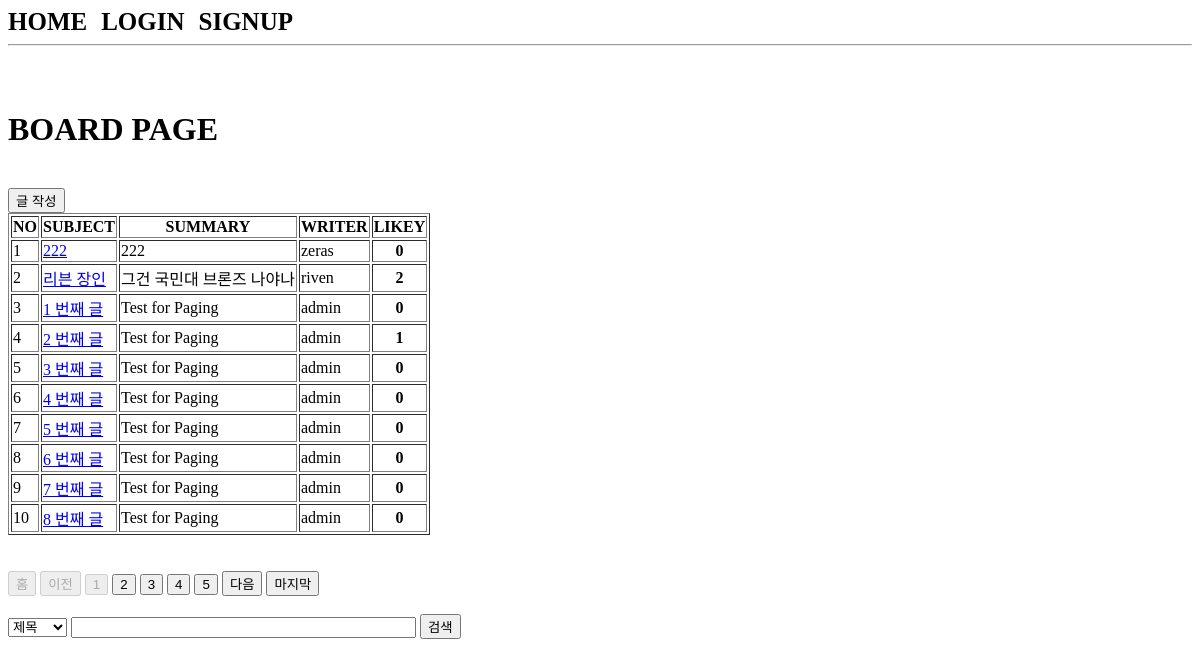
The app's page /board/index/ with its own data.
### board/models.py (models this page shows, shortened)
class Board(models.Model):
    subject = models.CharField(max_length=100)
    writer = models.ForeignKey(User, on_delete=models.CASCADE, related_name='writer')
    content = models.TextField()
    likey = models.ManyToManyField(User, blank=True, related_name='likey')
    pubdate = models.DateTimeField()
    def summary(self):
        if len(self.content) > 50:
            return f"{self.content[:50]} ..."
        return self.content

### acc/models.py (models this page shows, shortened)
class User(AbstractUser):
    pic = models.ImageField(upload_to="user/%y/%m")
    comment = models.TextField()
    age = models.IntegerField(default=1)

### board/views.py (the view)
# urls.py: path('index/', views.index, name="index"),
def index(req):
    pg = req.GET.get("page", 1)   # get 인자에 page가 없으면 1, 있으면 page값을 전송하겠다! - get 인자는 url로 정보를 전송하겠다!
    cate = req.GET.get("cate", "")
    kw = req.GET.get("kw","")
    if kw:
        if cate == "sub":
            b = Board.objects.filter(subject__startswith=kw)
        elif cate == "wri":
            try:
                from acc.models import User
                u = User.objects.get(username=kw)
                b = Board.objects.filter(writer=u)
            except:
                b = Board.objects.none()
        elif cate == "con":
            b = Board.objects.filter(content__contains=kw)
        else:
            b = Board.objects.all()
    else:
        b = Board.objects.all()
    pag = Paginator(b,10)
    obj = pag.get_page(pg)  # n 페이지를 보고 싶으면 숫자를 넣는다!
    context = {
        "bset": obj,
        "cate" : cate,
        "kw" : kw
    }
    return render(req, 'board/index.html', context)

### templates/board/index.html (shortened to what this page needs)
{% extends 'base.html' %}
{% block con %}
{% load mathfilters %}
    <h1>BOARD PAGE</h1>
    <a href="{% url 'board:create' %}"><button>글 작성</button></a>
    <table border="1">
        <tr>
            <th>NO</th>
            <th>SUBJECT</th>
            <th>SUMMARY</th>
            <th>WRITER</th>
            <th>LIKEY</th>
        </tr>
        {% if bset %}
            {% for i in bset %}
                <tr>
                    <td>{{ bset.start_index|add:forloop.counter0 }}</td>
                    <td><a href="{% url 'board:detail' i.id %}">{{ i.subject }}</a></td>
                    <td>{{ i.summary }}</td>
                    <td>{{ i.writer }}</td>
                    <th>{{ i.likey.count }}</th>
                </tr>
            {% endfor %}
        {% endif %}
    </table>
    {% if bset.has_previous %}
        <a href="{% url 'board:index' %}?page=1&cate={{cate}}&kw={{kw}}"><button>홈</button></a>
        <a href="{% url 'board:index' %}?page={{ bset.previous_page_number }}&cate={{cate}}&kw={{kw}}"><button>이전</button></a>
    {% else %}
        <button disabled>홈</button>
        <button disabled>이전</button>
    {% endif %}
    {% for i in bset.paginator.page_range %}
        {% if i >= bset.number|sub:5 and bset.number|add:4 >= i %}
            <a href="{% url 'board:index' %}?page={{i}}&cate={{cate}}&kw={{kw}}"><button {% if bset.number == i %} disabled {% endif %}>{{i}}</button></a>
        {% endif %}
    {% endfor %}
    {% if bset.has_next %}
        <a href="{% url 'board:index' %}?page={{ bset.next_page_number }}&cate={{cate}}&kw={{kw}}"><button>다음</button></a>
        <a href="{% url 'board:index' %}?page={{ bset.paginator.num_pages }}&cate={{cate}}&kw={{kw}}"><button>마지막</button></a>
    {% else %}
        <button disabled>다음</button>
        <button disabled>마지막</button>
    {% endif %}
    <form>
        <select name="cate">
            <option value="sub" {% if cate == "sub" %} selected {% endif %}>제목</option>
        </select>
        <input type="text" value="{{ kw }}" size="40" name="kw">
        <button>검색</button>
    </form>
{% endblock %}

### records on screen
Board: start_index|add "1", subject "222", summary "222", writer "zeras", likey.count "0"
Board: start_index|add "2", subject "리븐 장인", summary "그건 국민대 브론즈 나야나", writer "riven", likey.count "2"
Board: start_index|add "3", subject "1 번째 글", summary "Test for Paging", writer "admin", likey.count "0"
Board: start_index|add "4", subject "2 번째 글", summary "Test for Paging", writer "admin", likey.count "1"
Board: start_index|add "5", subject "3 번째 글", summary "Test for Paging", writer "admin", likey.count "0"
Board: start_index|add "6", subject "4 번째 글", summary "Test for Paging", writer "admin", likey.count "0"
Board: start_index|add "7", subject "5 번째 글", summary "Test for Paging", writer "admin", likey.count "0"
Board: start_index|add "8", subject "6 번째 글", summary "Test for Paging", writer "admin", likey.count "0"
Board: start_index|add "9", subject "7 번째 글", summary "Test for Paging", writer "admin", likey.count "0"
Board: start_index|add "10", subject "8 번째 글", summary "Test for Paging", writer "admin", likey.count "0"

### other values on screen
{{ i }} "1" "2" "3" "4" "5"
